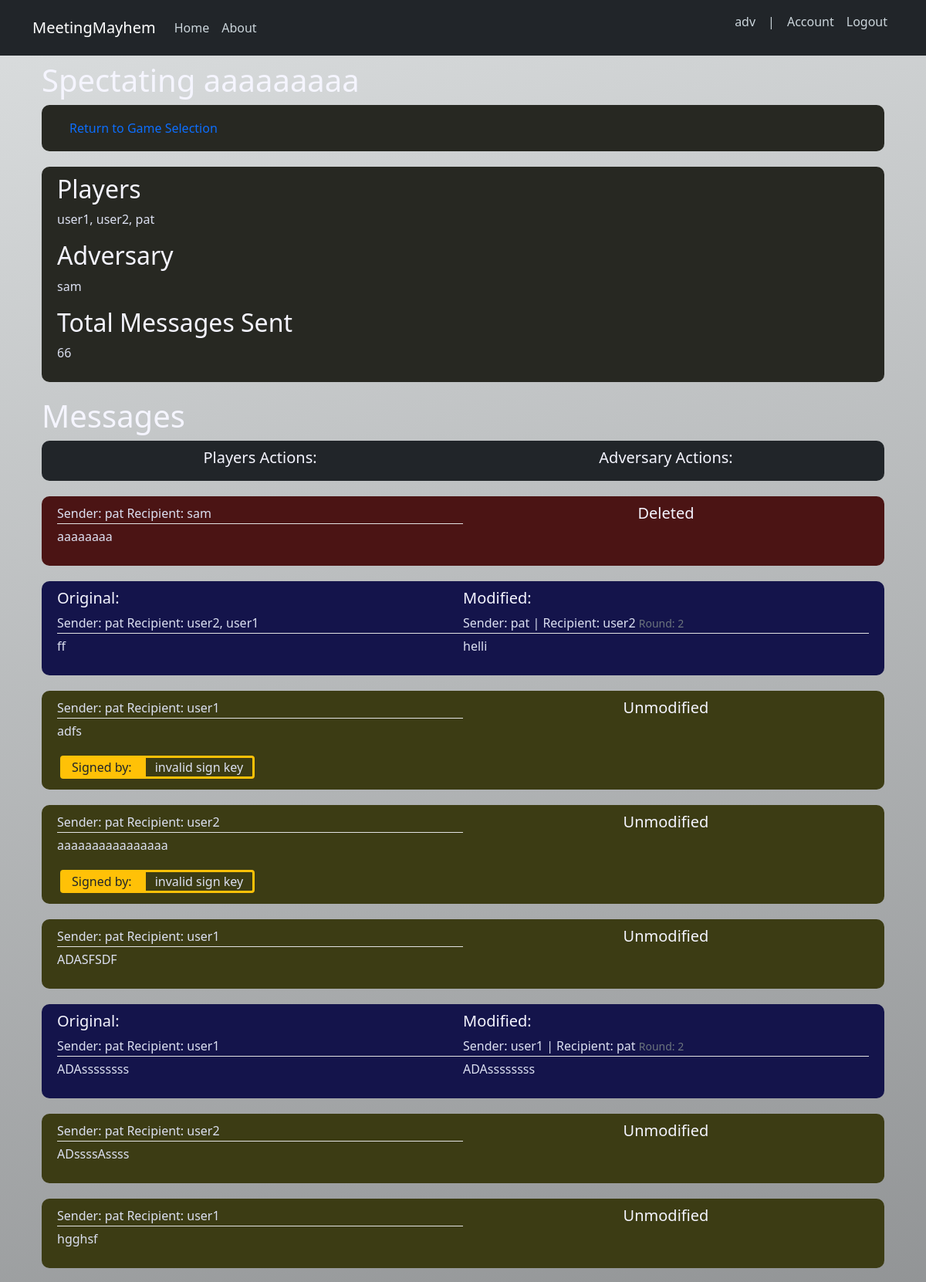
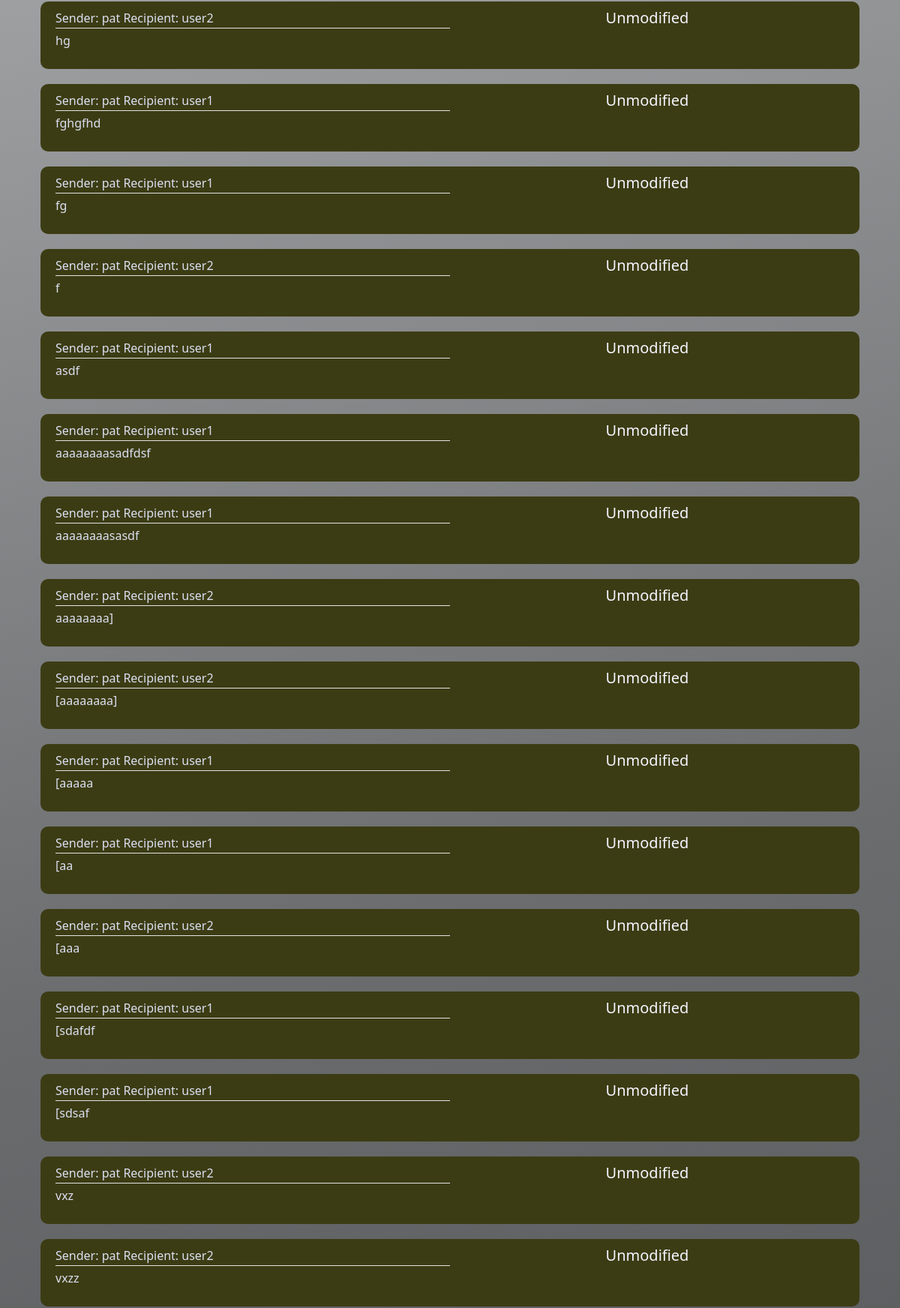
Page /spectate?game_id=6 (signed in, upper part) on the committed database (2 pictures, top to bottom).
### MeetingMayhem/models.py (models this page shows, shortened)
class User(db.Model, UserMixin):
    id = db.Column(db.Integer, primary_key=True)
    username = db.Column(db.String(20), unique=True, nullable=False)
    email = db.Column(db.String(120), unique=True, nullable=False)
    password = db.Column(db.String(60), nullable=False)
    role = db.Column(db.Integer, nullable=False) #dictates what role the account is
    game = db.Column(db.Integer, db.ForeignKey('game.id'), nullable=True)
    """
    roles: 1 - admin, 2 - GM, 3 - adversary, 4 - user, 5 - spectator, 6 - inactive
    admin: is able to changes the roles of the users incase we need to do this
    GM: game master, puts different users and adversaries into a specific game instance
    adversary: edits messages from users
    user: plays the game
    spectator: is able to see results for game, probably also messages for each round
    inactive: removed from game, unable to play
    we might also want to make a role thats both an adversary and a user at some point
    """

class Game(db.Model):
    id = db.Column(db.Integer, primary_key=True)
    name = db.Column(db.String(20), nullable=False)
    is_running = db.Column(db.Boolean, nullable=False)
    adversary = db.Column(db.Integer, db.ForeignKey('user.username'), nullable=False)
    players = db.Column(db.String, nullable=False)
    current_round = db.Column(db.Integer, nullable=False)
    adv_current_msg = db.Column(db.Integer, nullable=False)
    adv_current_msg_list_size = db.Column(db.Integer, nullable=False)
    vote_ready = db.Column(db.String)
    votes = db.Column(db.String)
    who_voted = db.Column(db.String)
    adv_vote = db.Column(db.String)
    end_result = db.Column(db.String)

class Message(db.Model):
    id = db.Column(db.Integer, primary_key=True)
    round = db.Column(db.Integer, nullable=False) #keeps track of which round the message needs to be displayed for users in
    game = db.Column(db.Integer, db.ForeignKey('game.id'), nullable=False)
    sender = db.Column(db.String, nullable=False)
    recipient = db.Column(db.String, nullable=False)
    content = db.Column(db.Text, nullable=False)
    is_edited = db.Column(db.Boolean, nullable=False)
    new_sender = db.Column(db.String, nullable=True)
    new_recipient = db.Column(db.String, nullable=True)
    edited_content = db.Column(db.Text, nullable=True)
    is_deleted = db.Column(db.Boolean, nullable=False) #keeps track if the adversary "deleted" the message
    adv_created = db.Column(db.Boolean, nullable=False) #keeps track if the adversary made this message
    is_encrypted = db.Column(db.Boolean, nullable=False, default=False) #keeps track of whether the message is encrypted or not
    encryption_details = db.Column(db.String, nullable=False, default="Null") #keeps track of username of recipient(s) and which key was used to encrypt
    is_signed = db.Column(db.Boolean, nullable=False, default=False) #keeps track of whether the message is signed or not
    signed_details = db.Column(db.String, nullable=False, default="Null") #keeps track of username of sender and which key was used to sign
    adv_submitted = db.Column(db.Boolean, nullable=False, default=False) #keeps track of whether message has been seen and forwarded by the adv so user can see it
    time_sent = db.Column(db.String, nullable=False, default="Null") # keeps track of when a message was sent by initial sender
    time_recieved = db.Column(db.String, nullable=False, default="Null") # keeps track of when a message has been recieved by intended recipient
    initial_is_encrypted = db.Column(db.Boolean, nullable=False, default=False) # keeps track of whether message was initially encrypted or not
    initial_encryption_details = db.Column(db.String, nullable=False, default="Null") # keeps track of original encryption details
    initial_is_signed = db.Column(db.Boolean, nullable=False, default=False) # keeps track of whether message was initially signed or not
    initial_signed_details = db.Column(db.String, nullable=False, default="Null") # keeps track of original signed details
    time_meet = db.Column(db.String, default="Null") # keeps track of the time user chooses to meet
    location_meet = db.Column(db.String, default="Null") # keeps track of the location user chooses to meet
    time_am_pm = db.Column(db.String, default="Null") # keeps track of the choice between am and pm for time

### MeetingMayhem/routes.py (the view, shortened to what this page needs)
@app.route('/spectate', methods=['GET', 'POST']) #POST is enabled here so that users can give the website information
@login_required  # user must be logged in
def spectate_game():
	game_id = request.args.get('game_id')
	if game_id != None :
		game = Game.query.filter_by(id=game_id).first()
		messages = Message.query.filter_by(game=game_id).all()
		msg_count = len(Message.query.filter_by(game=game.id).all())
		return render_template('spectator_messages.html', title='Spectating', game=game, message=messages, msg_count=msg_count)

### MeetingMayhem/models.py (called while the page is built)
@login_manager.user_loader #tells login manager that this is the user loader function
def load_user(user_id):
    return User.query.get(int(user_id))

### MeetingMayhem/templates/spectator_messages.html (shortened to what this page needs)
{% extends "layout.html" %}
{% block content %}
	{% if not game %}
		<h1>Game Selection</h1>
		<div class="content-section">
			<form method="POST" action="">
				{{ sg_form.hidden_tag() }}
				<fieldset class="form-group">
					<legend class="border-bottom mb4">Choose a Game</legend>
					<div class="form-group">
						{{ sg_form.running_games.label(class="form-control-label") }}
						{% if sg_form.running_games.errors %}
							{{ sg_form.running_games(class="form-control form-control-lg is-invalid") }}
							<div class="invalid-feedback">
								{% for errors in sg_form.running_games.errors %}
									<span>{{ errors }}</span>
								{% endfor %}
							</div>
						{% else %}
							{{ sg_form.running_games(class="form-control form-control-lg") }}
						{% endif %}
					</div> <br/>
				</fieldset>
				<div class="form-group">
					{{ sg_form.select_game(class="btn btn-outline-info") }}
				</div>
			</form>
		</div>
	{% else %}
		<h1>Spectating {{game.name}}</h1>
		<div class="content-section">
			<a class="nav-item nav-link" href="{{ url_for('spectate_game') }}">Return to Game Selection</a>
		</div>
		<div id="live_content">
		<div class="content-section">
			<h2>Players</h1>
			<p>{{game.players}}</p>
			<h2>Adversary</h1>
			<p>{{game.adversary}}</p>
			<h2>Total Messages Sent</h1>
			<p>{{msg_count}}</p>
		</div>
		<h1>Messages</h1>
		<article class="media content-section bg-dark">
			<div style="margin:auto;width:100%;display:flex; flex-direction:row;">
				<div class="media-body" style="width:50%; text-align: center;" >
					<h5> Players Actions: </h5>
				</div>
				<div class="media-body" style="width:50% ; text-align: center;" >
					<h5> Adversary Actions: </h5>
				</div>
			</div>
		</article>
		<div>
		{% if message is iterable %}
		{% for message in message%}
		<article class="media content-section" {% if message.adv_created %} style="background: rgb(20, 75, 20);" {% elif message.is_deleted %} style="background: rgb(75, 20, 20);" {% elif message.is_edited %} style="background: rgb(20, 20, 75);" {% else %} style="background: rgb(60, 60, 20);" {% endif %}>
			<div style="margin:auto;width:100%;display:flex; flex-direction:row;">
			{% if message.adv_created %}
				{% if not message.is_deleted %}
					<div class="media-body" style="width:50% ; text-align: center;" >
						<h5> Adversary Created</h5>
					</div>
					<div class="media-body" style="width:50%;">
						<div class="article-metadata">
							{% if message.new_sender %}
							<a>Sender: {{ message.new_sender }} | </a>
							{% else %}
							<a>Sender: {{ message.sender }} | </a>
							{% endif %}
							{% if message.new_recipient %}
							<a>Recipient: {{ message.new_recipient }}</a>
							{% else %}
							<a>Recipient: {{ message.recipient }}</a>
							{% endif %}
						</div>
						{% if message.edited_content %}
						<p class="article-content"> {{message.edited_content}} </p>
						{% else %}
						<p class="article-content"> {{message.content}} </p>
						{% endif %}
					</div>
				{% endif %}
			{% else %}
				{% if message.is_edited %}
					{% if message.is_deleted %}
						<div class="media-body" style="width:50%;">
							<div class="article-metadata">
							<a>Sender:  {{message.sender}} </a>
							<a>Recipient:  {{message.recipient}} </a>
							</div>
							<p class="article-content"> {{message.content}} </p>
						</div>
						<div class="media-body" style="width:50% ; text-align: center;" >
							<h5> Deleted </h5>
						</div>
					{% else %}
							<div class="media-body" style="width:50%;">
								<div class="article-metadata">
								<h5> Original: </h5>
								<a>Sender:  {{message.sender}} </a>
								<a>Recipient:  {{message.recipient}} </a>
								</div>
								<p class="article-content"> {{message.content}} </p>
							</div>
							<div class="media-body" style="width:50%;">
								<h5> Modified: </h5>
								<div class="article-metadata">
								{% if message.new_sender %}
								<a>Sender: {{ message.new_sender }} | </a>
								{% else %}
								<a>Sender: {{ message.sender }} | </a>
								{% endif %}
								{% if message.new_recipient %}
								<a>Recipient: {{ message.new_recipient }}</a>
								{% else %}
								<a>Recipient: {{ message.recipient }}</a>
								{% endif %}
								<small class="text-muted">Round:  {{message.round}} </small>
								</div>
								<p class="article-content"> {{message.edited_content}} </p>
							</div>
					{% endif %}
				{% else %}
						<div class="media-body" style="width:50%;">
							<div class="article-metadata">
							<a>Sender:  {{message.sender}} </a>
							<a>Recipient:  {{message.recipient}} </a>
							</div>
							<p class="article-content"> {{message.content}} </p>
						</div>
						<div class="media-body" style="width:50% ; text-align: center;" >
							<h5> Unmodified </h5>
						</div>
				{% endif %}
			{% endif %}
			</div>
			{% if message.is_signed %}
			<div class="m-1 row">
				<div class="rounded-start d-inline col-md-auto bg-warning text-dark border border-3 border-warning">Signed by:</div>
				<div class="rounded-end d-inline col-md-auto border border-3 border-warning">{{ message.signed_details }}</div>
			</div>
			{% endif %}
			</article>
		{% endfor %}
		{% endif %}
		</div>
	{% endif %}
{% endblock content %}

### MeetingMayhem/templates/layout.html (shortened to what this page needs)
<!DOCTYPE html>
<html>
<head>
    <link href="https://cdn.jsdelivr.net/npm/bootstrap@5.0.0/dist/css/bootstrap.min.css" rel="stylesheet">
	<link rel="stylesheet" type="text/css" href="{{ url_for('static', filename='main.css') }}">
</head>
<body>
    <header class="site-header">
        <nav class="navbar navbar-expand-md navbar-dark bg-dark fixed-top">
            <div class="container">
            <a class="navbar-brand mr-4" href="/">MeetingMayhem</a>
            <div class="collapse navbar-collapse" id="navbarToggle">
                <div class="navbar-nav mr-auto">
                <a class="nav-item nav-link" href="{{ url_for('home') }}">Home</a>
                <a class="nav-item nav-link" href="{{ url_for('about') }}">About</a>
                </div>
                <div class="navbar-nav ms-auto">
                    {% if current_user.is_authenticated %}
                        <p class="nav-item nav-link" >{{ current_user.username }}</p>
                        <p class="nav-item nav-link">|</p>
                        <a class="nav-item nav-link" href="{{ url_for('account') }}">Account</a>
                        <a class="nav-item nav-link" href="{{ url_for('logout') }}">Logout</a>
                    {% else %}
                        <a class="nav-item nav-link" href="{{ url_for('login') }}">Login</a>
                        <a class="nav-item nav-link" href="{{ url_for('register') }}">Register</a>
                    {% endif %}
                </div>
            </div>
            </div>
        </nav>
    </header>
    <main role="main" class="container" style="width:100%;">
    <div class="row" style="width:100%;margin:auto;">
        <div style="width:100%;">
        {% block content %}{% endblock %}
    </div>
    </main>
</body>
</html>

### MeetingMayhem/static/main.css (style rules this page uses)
html { height:100%; }
body { background: rgb(0,0,0); background: linear-gradient(346deg, rgba(0,0,0,1) 0%, rgba(10,10,47,1) 15%, rgba(86,103,131,1) 67%, rgba(190,230,245,1) 100%); color: #444; margin-top: 5rem; background-attachment: fixed; }
h1, h2, h3, h4, h5, h6 { color: white; }
.site-header .navbar-nav .nav-link { color: #cbd5db; }
.content-section { background: #888888; padding: 10px 20px; border: 1px solid #dddddd; border-radius: 3px; margin-bottom: 20px; }
.article-content { white-space: pre-line; }
.article-metadata { padding-bottom: 1px; margin-bottom: 4px; border-bottom: 1px solid #e3e3e3 }

### MeetingMayhem/templates/layout.html (style rules this page uses)
body { background: rgb(0,0,0); background: linear-gradient(346deg, rgba(0,0,0,1) 0%, rgb(19, 19, 22) 10%, rgb(106, 108, 110) 64%, rgb(219, 222, 223) 100%); color: #444; margin-top: 5rem; background-attachment: fixed; color:#dce0f1; }
h1, h2, h3, h4, h5, h6 { color: #f5f5ff; }
.content-section { background: #272822; padding: 10px 20px; border:none; border-radius: 10px; margin-bottom: 20px; }

### rows in the picture
User: username "adv"
Game: name "aaaaaaaaa", players "user1, user2, pat", adversary "sam"
Message: sender "pat", recipient "sam", content "aaaaaaaa"
Message: sender "pat", recipient "user2, user1", content "ff", new_sender "pat", new_recipient "user2", round "2", edited_content "helli"
Message: sender "pat", recipient "user1", content "adfs", signed_details "invalid sign key"
Message: sender "pat", recipient "user2", content "aaaaaaaaaaaaaaaa", signed_details "invalid sign key"
Message: sender "pat", recipient "user1", content "ADASFSDF"
Message: sender "pat", recipient "user1", content "ADAssssssss", new_sender "user1", new_recipient "pat", round "2", edited_content "ADAssssssss"
Message: sender "pat", recipient "user2", content "ADssssAssss"
Message: sender "pat", recipient "user1", content "hgghsf"
Message: sender "pat", recipient "user2", content "hg"
Message: sender "pat", recipient "user1", content "fghgfhd"
Message: sender "pat", recipient "user1", content "fg"
Message: sender "pat", recipient "user2", content "f"
Message: sender "pat", recipient "user1", content "asdf"
Message: sender "pat", recipient "user1", content "aaaaaaaasadfdsf"
Message: sender "pat", recipient "user1", content "aaaaaaaasasdf"
Message: sender "pat", recipient "user2", content "aaaaaaaa]"
Message: sender "pat", recipient "user2", content "[aaaaaaaa]"
Message: sender "pat", recipient "user1", content "[aaaaa"
Message: sender "pat", recipient "user1", content "[aa"
Message: sender "pat", recipient "user2", content "[aaa"
Message: sender "pat", recipient "user1", content "[sdafdf"
Message: sender "pat", recipient "user1", content "[sdsaf"
Message: sender "pat", recipient "user2", content "vxz"
Message: sender "pat", recipient "user2", content "vxzz"

### other values in the picture
{{ msg_count }} "66"
